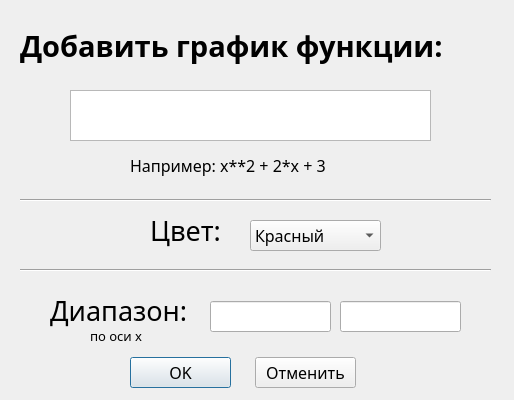
<?xml version="1.0" encoding="UTF-8"?>
<ui version="4.0">
 <class>AddWindow</class>
 <widget class="QDialog" name="AddWindow">
  <property name="geometry">
   <rect>
    <x>0</x>
    <y>0</y>
    <width>514</width>
    <height>400</height>
   </rect>
  </property>
  <property name="windowTitle">
   <string>Add Graphic</string>
  </property>
  <widget class="QLabel" name="label">
   <property name="geometry">
    <rect>
     <x>20</x>
     <y>20</y>
     <width>491</width>
     <height>51</height>
    </rect>
   </property>
   <property name="font">
    <font>
     <family>Sitka Heading</family>
     <pointsize>22</pointsize>
     <weight>75</weight>
     <bold>true</bold>
    </font>
   </property>
   <property name="text">
    <string>Добавить график функции:</string>
   </property>
  </widget>
  <widget class="QTextEdit" name="finctionTE">
   <property name="geometry">
    <rect>
     <x>70</x>
     <y>90</y>
     <width>361</width>
     <height>51</height>
    </rect>
   </property>
   <property name="font">
    <font>
     <family>Sitka Heading</family>
     <pointsize>15</pointsize>
    </font>
   </property>
  </widget>
  <widget class="QLabel" name="example">
   <property name="geometry">
    <rect>
     <x>130</x>
     <y>150</y>
     <width>241</width>
     <height>31</height>
    </rect>
   </property>
   <property name="font">
    <font>
     <family>Sitka Heading</family>
     <pointsize>12</pointsize>
    </font>
   </property>
   <property name="text">
    <string>Например: x**2 + 2*x + 3</string>
   </property>
  </widget>
  <widget class="QComboBox" name="colorBox">
   <property name="geometry">
    <rect>
     <x>250</x>
     <y>220</y>
     <width>131</width>
     <height>31</height>
    </rect>
   </property>
   <property name="font">
    <font>
     <family>Sitka Subheading</family>
     <pointsize>12</pointsize>
    </font>
   </property>
   <item>
    <property name="text">
     <string>Красный</string>
    </property>
   </item>
   <item>
    <property name="text">
     <string>Зелёный</string>
    </property>
   </item>
   <item>
    <property name="text">
     <string>Синий</string>
    </property>
   </item>
   <item>
    <property name="text">
     <string>Чёрный</string>
    </property>
   </item>
   <item>
    <property name="text">
     <string>Фиолетовый</string>
    </property>
   </item>
   <item>
    <property name="text">
     <string>Оранжевый</string>
    </property>
   </item>
   <item>
    <property name="text">
     <string>Розовый</string>
    </property>
   </item>
   <item>
    <property name="text">
     <string>Голубой</string>
    </property>
   </item>
   <item>
    <property name="text">
     <string>Белый</string>
    </property>
   </item>
  </widget>
  <widget class="QLabel" name="label_color">
   <property name="geometry">
    <rect>
     <x>150</x>
     <y>210</y>
     <width>101</width>
     <height>41</height>
    </rect>
   </property>
   <property name="font">
    <font>
     <family>Sitka Heading</family>
     <pointsize>20</pointsize>
    </font>
   </property>
   <property name="text">
    <string>Цвет:</string>
   </property>
  </widget>
  <widget class="Line" name="line">
   <property name="geometry">
    <rect>
     <x>20</x>
     <y>190</y>
     <width>471</width>
     <height>20</height>
    </rect>
   </property>
   <property name="orientation">
    <enum>Qt::Horizontal</enum>
   </property>
  </widget>
  <widget class="Line" name="line_2">
   <property name="geometry">
    <rect>
     <x>20</x>
     <y>260</y>
     <width>471</width>
     <height>20</height>
    </rect>
   </property>
   <property name="orientation">
    <enum>Qt::Horizontal</enum>
   </property>
  </widget>
  <widget class="QLabel" name="label_diapason">
   <property name="geometry">
    <rect>
     <x>50</x>
     <y>290</y>
     <width>171</width>
     <height>41</height>
    </rect>
   </property>
   <property name="font">
    <font>
     <family>Sitka Heading</family>
     <pointsize>20</pointsize>
    </font>
   </property>
   <property name="text">
    <string>Диапазон:</string>
   </property>
  </widget>
  <widget class="QLineEdit" name="lineEditFROM">
   <property name="geometry">
    <rect>
     <x>210</x>
     <y>301</y>
     <width>121</width>
     <height>31</height>
    </rect>
   </property>
   <property name="font">
    <font>
     <family>Sitka Heading</family>
     <pointsize>10</pointsize>
    </font>
   </property>
  </widget>
  <widget class="QLineEdit" name="lineEditTO">
   <property name="geometry">
    <rect>
     <x>340</x>
     <y>301</y>
     <width>121</width>
     <height>31</height>
    </rect>
   </property>
   <property name="font">
    <font>
     <family>Sitka Heading</family>
     <pointsize>10</pointsize>
    </font>
   </property>
  </widget>
  <widget class="QPushButton" name="OKButton">
   <property name="geometry">
    <rect>
     <x>130</x>
     <y>357</y>
     <width>101</width>
     <height>31</height>
    </rect>
   </property>
   <property name="font">
    <font>
     <family>Sitka Heading</family>
     <pointsize>12</pointsize>
    </font>
   </property>
   <property name="text">
    <string>OK</string>
   </property>
  </widget>
  <widget class="QPushButton" name="CancelButton">
   <property name="geometry">
    <rect>
     <x>255</x>
     <y>357</y>
     <width>101</width>
     <height>31</height>
    </rect>
   </property>
   <property name="font">
    <font>
     <family>Sitka Heading</family>
     <pointsize>12</pointsize>
    </font>
   </property>
   <property name="text">
    <string>Отменить</string>
   </property>
  </widget>
  <widget class="QLabel" name="example_2">
   <property name="geometry">
    <rect>
     <x>90</x>
     <y>320</y>
     <width>81</width>
     <height>31</height>
    </rect>
   </property>
   <property name="font">
    <font>
     <family>Sitka Heading</family>
     <pointsize>10</pointsize>
    </font>
   </property>
   <property name="text">
    <string>по оси x</string>
   </property>
  </widget>
 </widget>
 <resources/>
 <connections/>
</ui>
